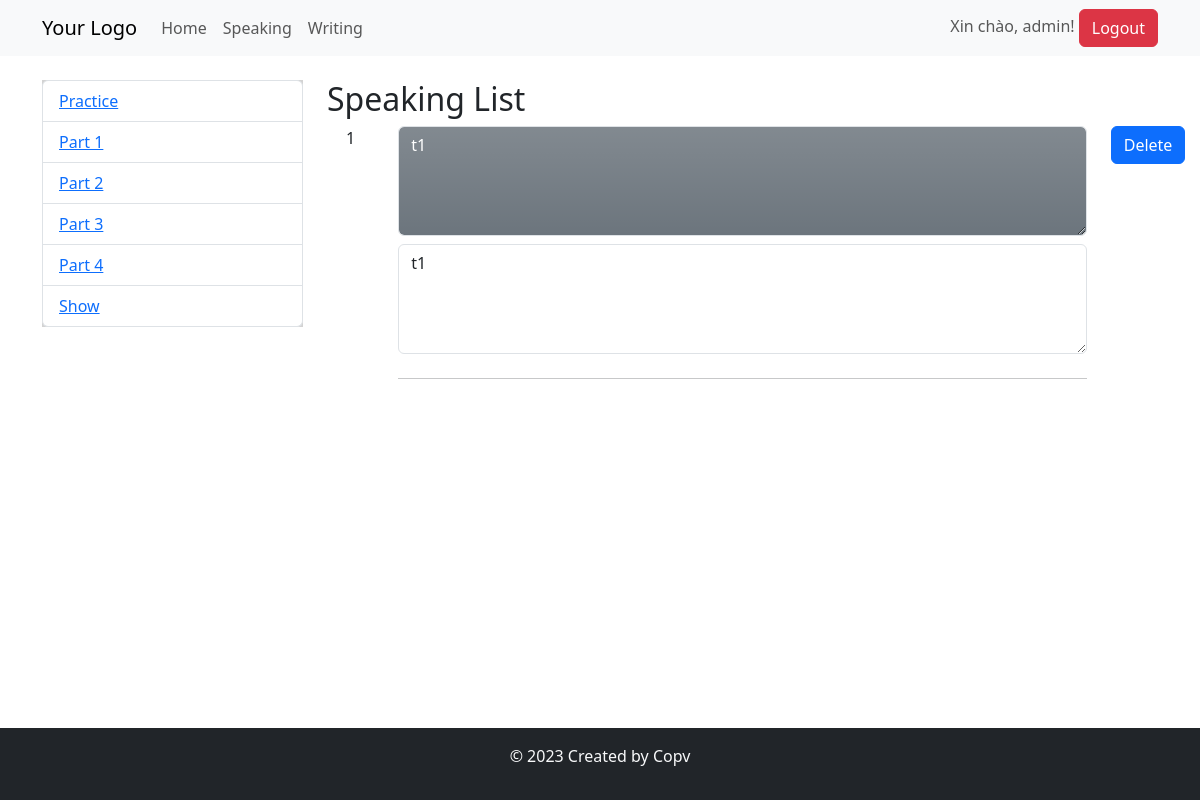
Screenshot of /speaking/ (signed in) with the database file from the repository.
### User/models.py (models this page shows, shortened)
class User(AbstractBaseUser, PermissionsMixin):
    objects = CustomUserManager()
    id = models.fields.IntegerField(primary_key=True, auto_created=True, unique=True)
    username = models.CharField(max_length=25, unique=True, blank=False)
    password = models.CharField(max_length=32, unique=False, blank=False)
    is_active = models.BooleanField(default=True)
    is_staff = models.BooleanField(default=False)
    USERNAME_FIELD = 'username'
    REQUIRED_FIELDS = ['password']

### Core/models.py (models this page shows, shortened)
class Speaking(models.Model):
    STATUS_CHOICES = (
        (1, 'Part 1'),
        (2, 'Part 2'),
        (3, 'Part 3'),
        (4, 'Part 4'),
    )
    id = models.fields.IntegerField(primary_key=True, auto_created=True, unique=True)
    type = models.IntegerField(choices=STATUS_CHOICES)
    problem = models.TextField(blank=False, default="")
    solution = models.TextField(blank=False, default="")
    count = models.IntegerField(default=0)
    user = models.ForeignKey(User, on_delete=models.CASCADE, default=1)

### Core/views.py (the view, shortened to what this page needs)
# urls.py: path('speaking/', Speaking_p.as_view(), name='speaking'),
class Speaking_p(View):
    def get(self, request):
        speakings = Speaking.objects.filter(user=request.user.id)
        return render(request, 'Core/speaking.html', context={'speakings':speakings})

### templates/Core/speaking.html (shortened to what this page needs)
{% extends "Core/base.html" %}
{% block body %}
    <div class="row">
        <div class="col-md-3">
            <div style="background-color: lightgray;">
                <ul class="list-group">
                    <li class="list-group-item"><a href="{% url "Core:speaking" %}practice">Practice</a></li>
                    <li class="list-group-item"><a href="{% url "Core:speaking" %}1">Part 1</a></li>
                    <li class="list-group-item"><a href="{% url "Core:speaking" %}2">Part 2</a></li>
                    <li class="list-group-item"><a href="{% url "Core:speaking" %}3">Part 3</a></li>
                    <li class="list-group-item"><a href="{% url "Core:speaking" %}4">Part 4</a></li>
                    <li class="list-group-item"><a href="{% url "Core:speaking" %}practice/all">Show</a></li>
                </ul>
            </div>
        </div>
        <div class="col-md-9">
            <h2>Speaking List</h2>
            <ul class="list-group">
                {% for speaking in speakings %}
                    <div class="row">
                        <div class="col-1">
                            <div class="text-center">{{ forloop.counter }}</div>
                        </div>
                        <div class="col-10">
                            <textarea id="problem"  class="form-control bg-secondary bg-gradient text-white" rows="4" required
                                      readonly>{{ speaking.problem }}</textarea>
                            <textarea id="problem"  class="form-control" rows="4" required
                                      readonly>{{ speaking.solution }}</textarea>
                            <hr class="my-4">
                        </div>
                        <div class="col-1">
                            <button type="button" class="btn btn-primary" data-bs-toggle="modal"
                                    data-bs-target="#deleteSpeakingModal{{ speaking.id }}">
                                Delete
                            </button>
                        </div>
                    </div>
                {% endfor %}
            </ul>
        </div>
    </div>
{% endblock %}

### templates/Core/base.html (shortened to what this page needs)
<!DOCTYPE html>
<html lang="en">
<head>
    <link href="https://cdn.jsdelivr.net/npm/bootstrap@5.3.0/dist/css/bootstrap.min.css" rel="stylesheet">
</head>
<body>
<nav class="navbar navbar-expand-lg navbar-light bg-light">
    <div class="container">
        <a class="navbar-brand" href="#">Your Logo</a>
        <div class="collapse navbar-collapse" id="navbarNav">
            <ul class="navbar-nav ml-auto">
                <li class="nav-item">
                    <a class="nav-link" href="/">Home</a>
                </li>
                <li class="nav-item">
                    <a class="nav-link" href="{% url "Core:speaking" %}">Speaking</a>
                </li>
                <li class="nav-item">
                    <a class="nav-link" href="{% url "Core:writing" %}">Writing</a>
                </li>
            </ul>
        </div>
        <div class="ml-auto">
            {% if user.is_authenticated %}
                <span class="navbar-text">
                        Xin chào, {{ user.username }}!
                    </span>
                <a class="btn btn-danger ml-2" href="{% url 'User:logout' %}">Logout</a>
            {% else %}
                <a class="btn btn-primary" href="{% url 'User:login' %}">Login</a>
                <a class="btn btn-primary" href="{% url 'User:register' %}">Register</a>
            {% endif %}
        </div>
    </div>
</nav>
<div class="container mt-4">
    {% if user.is_authenticated %}
        {% block body %}
        {% endblock %}
    {% endif %}
</div>
<footer class="fixed-bottom bg-dark text-light text-center py-3">
    <p>&copy; 2023 Created by Copv</p>
</footer>
</body>
</html>

### rows the page displays
User: username "admin"
Speaking: problem "t1", solution "t1"
